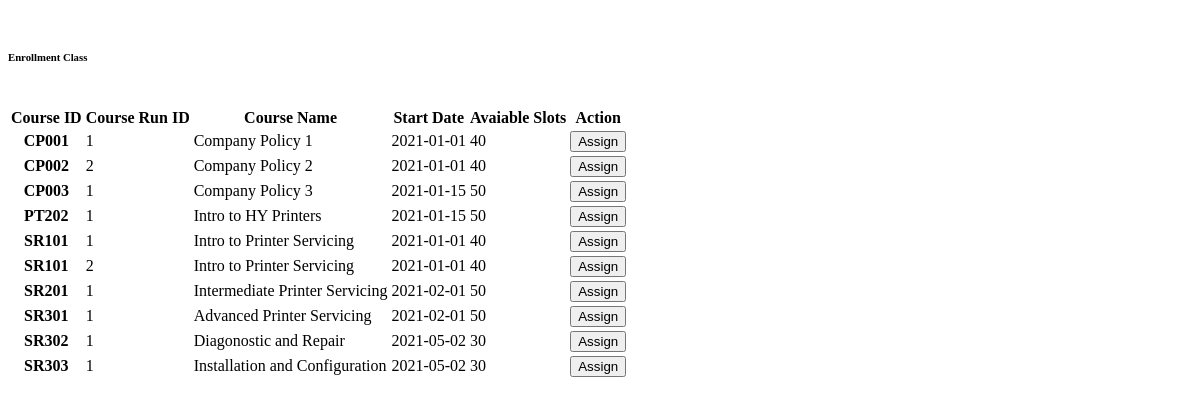
The app's page /View/Admin/EnrollLearnerTo.php with its own data.
### tables this page shows
CREATE TABLE Course_Run(
     
    Course_Code CHAR(5) NOT NULL, 
    Course_Run_ID INT NOT NULL, 

    Capacity INT,  
    Start_Date DATE, 
    End_Date DATE,
     

    CONSTRAINT Course_Run_PK PRIMARY KEY (Course_Code, Course_Run_ID), 
    CONSTRAINT Course_Run_FK FOREIGN KEY (Course_Code) REFERENCES Course(Course_Code)
);

CREATE TABLE Course(
    Course_Code CHAR(5) NOT NULL,  

    Course_Name VARCHAR(255), 
    Bagde_Name VARCHAR(255),  
    Badge_Image BLOB,  
    Course_Status BOOLEAN,  

    CONSTRAINT Course_PK PRIMARY KEY (Course_Code)
);

### Class/CourseRunDAO.php (called while the page is built, shortened)
<?php
class CourseRunDAO{
    function displayAllCourseRun(){
        $conn = new ConnectionManager();
        $pdo = $conn->getConnection();
        $sql = "SELECT C.Course_Code, Course_Name, Course_Run_ID, Capacity, Start_Date, End_Date
                FROM Course C, Course_Run CR WHERE C.Course_Code = CR.Course_Code;";
        $stmt = $pdo->prepare($sql);
        $stmt->setFetchMode(PDO::FETCH_ASSOC);
        $status = $stmt->execute();
        while($row = $stmt->fetch()){
            $result[] = [$row["Course_Code"], $row["Course_Name"], $row["Course_Run_ID"], $row["Capacity"], $row["Start_Date"], $row["End_Date"]];
        }
        return $result;
    }
}
?>

### View/Admin/EnrollLearnerTo.php (the view, shortened to what this page needs)
<!DOCTYPE html>
<html lang="en">
<head>
</head>
<body>
      <?php
          $courseRunDAO = new CourseRunDAO();
          $courseRuns = $courseRunDAO->displayAllCourseRun();
        ?>
    <br>
     <div class="container">
        <div class="row mapD">
            <h6 class="border-bottom border-gray pb-2 mb-0">Enrollment Class</h6>
        </div>
        <br>
        <div id="datatable">
            <table class="table table-striped table-bordered">
                <thead class="thead-dark">
                    <tr>
                      <th scope="col">Course ID</th>
                      <th scope="col">Course Run ID</th>
                      <th scope="col">Course Name</th>
                      <th scope="col">Start Date</th>
                      <th scope="col">Avaiable Slots</th>
                      <th scope="col">Action</th>
                    </tr>
                </thead>
                <tbody>
                  <?php foreach ($courseRuns as $courseRun){
                    echo "
                    <tr>
                      <th scope=\"row\">{$courseRun[0]}</th>
                      <td>{$courseRun[2]}</td>
                      <td>{$courseRun[1]}</td>
                      <td>{$courseRun[4]}</td>
                      <td>{$courseRun[3]}</td>
                      <td><a href=\"./postData/EnrollLearnerProcess.php?empID={$_GET['empID']}&CourseID={$courseRun[0]}&CourseRUNID={$courseRun[2]}\"><button class=\"btn btn-outline-primary\">Assign</button></a></td>
                    </tr>
                    ";
                  }
                  ?>
                  </tbody>
            </table>
        </div>
    </div>
</body>
</html>

### records on screen
course_run: Course_Code.Course_Code "CP001", Course_Run_ID "1", Course_Code.Course_Name "Company Policy 1", Start_Date "2021-01-01", Capacity "40"
course_run: Course_Code.Course_Code "CP002", Course_Run_ID "2", Course_Code.Course_Name "Company Policy 2", Start_Date "2021-01-01", Capacity "40"
course_run: Course_Code.Course_Code "CP003", Course_Run_ID "1", Course_Code.Course_Name "Company Policy 3", Start_Date "2021-01-15", Capacity "50"
course_run: Course_Code.Course_Code "PT202", Course_Run_ID "1", Course_Code.Course_Name "Intro to HY Printers", Start_Date "2021-01-15", Capacity "50"
course_run: Course_Code.Course_Code "SR101", Course_Run_ID "1", Course_Code.Course_Name "Intro to Printer Servicing", Start_Date "2021-01-01", Capacity "40"
course_run: Course_Code.Course_Code "SR101", Course_Run_ID "2", Course_Code.Course_Name "Intro to Printer Servicing", Start_Date "2021-01-01", Capacity "40"
course_run: Course_Code.Course_Code "SR201", Course_Run_ID "1", Course_Code.Course_Name "Intermediate Printer Servicing", Start_Date "2021-02-01", Capacity "50"
course_run: Course_Code.Course_Code "SR301", Course_Run_ID "1", Course_Code.Course_Name "Advanced Printer Servicing", Start_Date "2021-02-01", Capacity "50"
course_run: Course_Code.Course_Code "SR302", Course_Run_ID "1", Course_Code.Course_Name "Diagonostic and Repair", Start_Date "2021-05-02", Capacity "30"
course_run: Course_Code.Course_Code "SR303", Course_Run_ID "1", Course_Code.Course_Name "Installation and Configuration", Start_Date "2021-05-02", Capacity "30"
